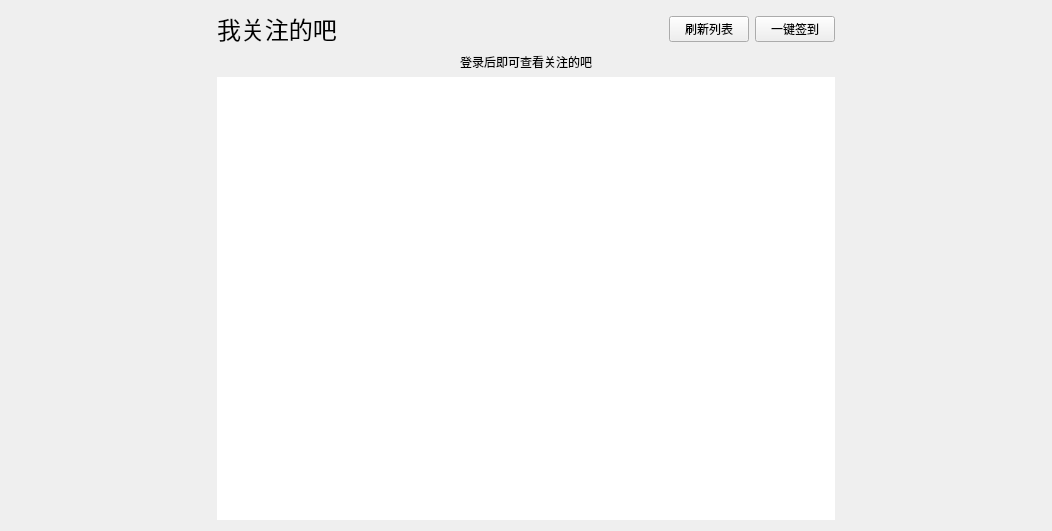
<?xml version="1.0" encoding="UTF-8"?>
<ui version="4.0">
 <class>Form</class>
 <widget class="QWidget" name="Form">
  <property name="geometry">
   <rect>
    <x>0</x>
    <y>0</y>
    <width>1052</width>
    <height>530</height>
   </rect>
  </property>
  <property name="windowTitle">
   <string>Form</string>
  </property>
  <property name="styleSheet">
   <string notr="true">QMainWindow{background-color: rgb(255, 255, 255);}
QWidget{font-family: &quot;微软雅黑&quot;;}
</string>
  </property>
  <layout class="QGridLayout" name="gridLayout_2" columnstretch="2,6,2">
   <item row="0" column="1" rowspan="2">
    <layout class="QGridLayout" name="gridLayout" columnstretch="1,0,0">
     <item row="0" column="0">
      <widget class="QLabel" name="label">
       <property name="font">
        <font>
         <family>微软雅黑</family>
         <pointsize>18</pointsize>
        </font>
       </property>
       <property name="text">
        <string>我关注的吧</string>
       </property>
       <property name="alignment">
        <set>Qt::AlignLeading|Qt::AlignLeft|Qt::AlignVCenter</set>
       </property>
      </widget>
     </item>
     <item row="2" column="0" colspan="3">
      <widget class="QListWidget" name="listWidget">
       <property name="frameShape">
        <enum>QFrame::NoFrame</enum>
       </property>
       <property name="sizeAdjustPolicy">
        <enum>QAbstractScrollArea::AdjustToContents</enum>
       </property>
       <property name="verticalScrollMode">
        <enum>QAbstractItemView::ScrollPerPixel</enum>
       </property>
       <property name="horizontalScrollMode">
        <enum>QAbstractItemView::ScrollPerPixel</enum>
       </property>
      </widget>
     </item>
     <item row="0" column="2">
      <widget class="QPushButton" name="pushButton">
       <property name="text">
        <string>一键签到</string>
       </property>
      </widget>
     </item>
     <item row="1" column="0" colspan="3">
      <widget class="QLabel" name="label_2">
       <property name="text">
        <string>登录后即可查看关注的吧</string>
       </property>
       <property name="alignment">
        <set>Qt::AlignCenter</set>
       </property>
      </widget>
     </item>
     <item row="0" column="1">
      <widget class="QPushButton" name="pushButton_2">
       <property name="text">
        <string>刷新列表</string>
       </property>
      </widget>
     </item>
    </layout>
   </item>
   <item row="0" column="0" rowspan="2">
    <spacer name="horizontalSpacer">
     <property name="orientation">
      <enum>Qt::Horizontal</enum>
     </property>
     <property name="sizeType">
      <enum>QSizePolicy::Expanding</enum>
     </property>
     <property name="sizeHint" stdset="0">
      <size>
       <width>201</width>
       <height>509</height>
      </size>
     </property>
    </spacer>
   </item>
   <item row="0" column="2" rowspan="2">
    <spacer name="horizontalSpacer_2">
     <property name="orientation">
      <enum>Qt::Horizontal</enum>
     </property>
     <property name="sizeType">
      <enum>QSizePolicy::Expanding</enum>
     </property>
     <property name="sizeHint" stdset="0">
      <size>
       <width>201</width>
       <height>509</height>
      </size>
     </property>
    </spacer>
   </item>
  </layout>
 </widget>
 <resources/>
 <connections/>
</ui>
